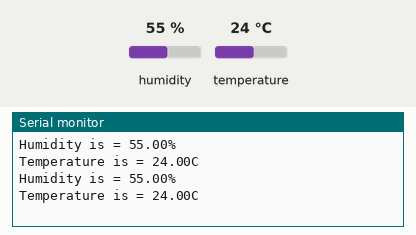
Recording of a sketch running on a simulated Arduino Uno, built with avr-gcc and run on an emulated ATmega328P. Shown: the last lines printed to the serial monitor. Inputs (shaded band) come from the test bench; at power-on: humidity 55 %, temperature 24 °C.

Above: at 2.8 s.
2.9 s: humidity set to 22 %
At 5.2 s:
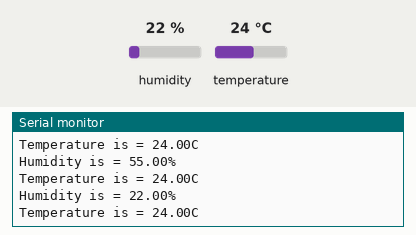
5.6 s: temperature set to 12 °C
At 7.6 s:
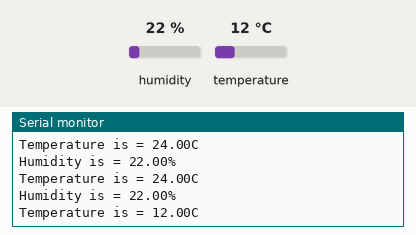
8.3 s: humidity set to 40 %
At 8.3 s:
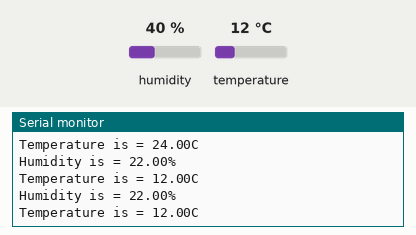
Timing chart, 0 to 11.3 s (numbered marks = the images above; inputs shaded):
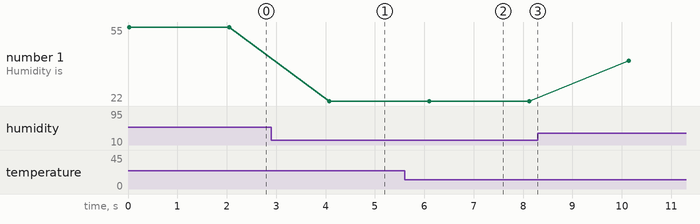

Measured:
- after the input at 2.9 s, the serial monitor: prints a new line after 1.2 s (image 1)
- after the input at 5.6 s, the serial monitor: prints a new line after 0.52 s (image 2)
- plotted number 1: 55 → 22 after the input at 2.9 s, 22 → 40 after the input at 8.3 s

The sketch:

DHT_11_Sensor_Project.ino
```cpp
/*The source code from
 * Md. Riyad Hasan
 * www.github.com/riyadhasan24
*/
#include <DHT.h>
#define DHTPIN 2
#define DHTTYPE DHT11
float Humidity;
float Temperature;
DHT DHT_Sensor(DHTPIN, DHTTYPE);

void setup()
{
  Serial.begin(9600);
  DHT_Sensor.begin();
}

void loop()
{
  Humidity = DHT_Sensor.readHumidity();
  Temperature = DHT_Sensor.readTemperature();
  Serial.print("Humidity is = ");
  Serial.print(Humidity);
  Serial.println("%");
  Serial.print("Temperature is = ");
  Serial.print(Temperature);
  Serial.println("C");
  delay(2000);
}
```
